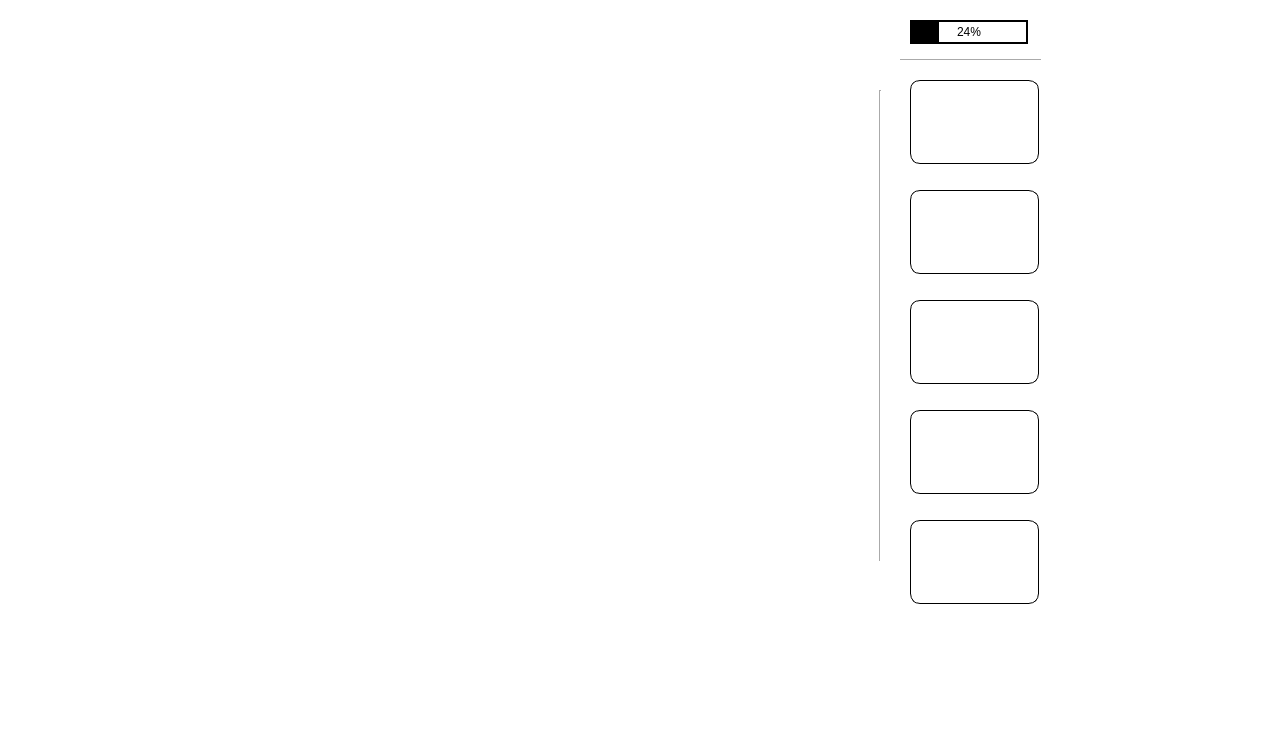
<?xml version="1.0" encoding="UTF-8"?>
<ui version="4.0">
 <class>Sound_Detection</class>
 <widget class="QWidget" name="Sound_Detection">
  <property name="geometry">
   <rect>
    <x>0</x>
    <y>0</y>
    <width>1275</width>
    <height>730</height>
   </rect>
  </property>
  <property name="windowTitle">
   <string>Sound_Detection</string>
  </property>
  <property name="styleSheet">
   <string notr="true"/>
  </property>
  <widget class="QWidget" name="widget" native="true">
   <property name="geometry">
    <rect>
     <x>0</x>
     <y>0</y>
     <width>1275</width>
     <height>730</height>
    </rect>
   </property>
   <property name="styleSheet">
    <string notr="true">background-color: white;</string>
   </property>
   <widget class="QWidget" name="layoutWidget">
    <property name="geometry">
     <rect>
      <x>140</x>
      <y>613</y>
      <width>691</width>
      <height>61</height>
     </rect>
    </property>
    <layout class="QHBoxLayout" name="horizontalLayout">
     <property name="spacing">
      <number>5</number>
     </property>
     <property name="leftMargin">
      <number>25</number>
     </property>
     <property name="rightMargin">
      <number>0</number>
     </property>
     <item alignment="Qt::AlignLeft">
      <widget class="QLabel" name="erji1">
       <property name="text">
        <string/>
       </property>
       <property name="pixmap">
        <pixmap>images/erji.jpg</pixmap>
       </property>
      </widget>
     </item>
     <item>
      <widget class="QLabel" name="erji2">
       <property name="minimumSize">
        <size>
         <width>75</width>
         <height>52</height>
        </size>
       </property>
       <property name="text">
        <string/>
       </property>
       <property name="pixmap">
        <pixmap>images/erji.jpg</pixmap>
       </property>
      </widget>
     </item>
     <item>
      <widget class="QLabel" name="erji3">
       <property name="text">
        <string/>
       </property>
       <property name="pixmap">
        <pixmap>images/erji.jpg</pixmap>
       </property>
      </widget>
     </item>
     <item>
      <widget class="QLabel" name="erji4">
       <property name="text">
        <string/>
       </property>
       <property name="pixmap">
        <pixmap>images/erji.jpg</pixmap>
       </property>
      </widget>
     </item>
     <item>
      <widget class="QLabel" name="erji5">
       <property name="text">
        <string/>
       </property>
       <property name="pixmap">
        <pixmap>images/erji.jpg</pixmap>
       </property>
      </widget>
     </item>
     <item>
      <widget class="QLabel" name="erji6">
       <property name="text">
        <string/>
       </property>
       <property name="pixmap">
        <pixmap>images/erji.jpg</pixmap>
       </property>
      </widget>
     </item>
    </layout>
   </widget>
   <widget class="Line" name="vertical_line">
    <property name="geometry">
     <rect>
      <x>900</x>
      <y>50</y>
      <width>141</width>
      <height>20</height>
     </rect>
    </property>
    <property name="orientation">
     <enum>Qt::Horizontal</enum>
    </property>
   </widget>
   <widget class="Line" name="horizontal_line">
    <property name="geometry">
     <rect>
      <x>870</x>
      <y>90</y>
      <width>20</width>
      <height>471</height>
     </rect>
    </property>
    <property name="orientation">
     <enum>Qt::Vertical</enum>
    </property>
   </widget>
   <widget class="QPushButton" name="filter_high">
    <property name="geometry">
     <rect>
      <x>910</x>
      <y>80</y>
      <width>129</width>
      <height>84</height>
     </rect>
    </property>
    <property name="minimumSize">
     <size>
      <width>91</width>
      <height>0</height>
     </size>
    </property>
    <property name="autoFillBackground">
     <bool>false</bool>
    </property>
    <property name="styleSheet">
     <string notr="true">QPushButton{border-radius: 10%;border: 1px solid black;background: url(/home/pi/aduio/images/filter_high.png) no-repeat cover center;}QPushButton:hover{border: 2px solid red;}</string>
    </property>
    <property name="text">
     <string/>
    </property>
    <property name="autoDefault">
     <bool>false</bool>
    </property>
    <property name="default">
     <bool>false</bool>
    </property>
    <property name="flat">
     <bool>false</bool>
    </property>
   </widget>
   <widget class="QPushButton" name="filter_low">
    <property name="geometry">
     <rect>
      <x>910</x>
      <y>190</y>
      <width>129</width>
      <height>84</height>
     </rect>
    </property>
    <property name="minimumSize">
     <size>
      <width>91</width>
      <height>0</height>
     </size>
    </property>
    <property name="styleSheet">
     <string notr="true">QPushButton{border-radius: 10%;border: 1px solid black;background: url(/home/pi/aduio/images/filter_low.png) no-repeat cover center;}QPushButton:hover{border: 2px solid red;}</string>
    </property>
    <property name="text">
     <string/>
    </property>
    <property name="autoDefault">
     <bool>false</bool>
    </property>
    <property name="default">
     <bool>false</bool>
    </property>
    <property name="flat">
     <bool>false</bool>
    </property>
   </widget>
   <widget class="QPushButton" name="com_probe">
    <property name="geometry">
     <rect>
      <x>910</x>
      <y>300</y>
      <width>129</width>
      <height>84</height>
     </rect>
    </property>
    <property name="minimumSize">
     <size>
      <width>91</width>
      <height>0</height>
     </size>
    </property>
    <property name="styleSheet">
     <string notr="true">QPushButton{border-radius: 10%;border: 1px solid black;background: url(/home/pi/aduio/images/com_probe.png) no-repeat cover center;}QPushButton:hover{border: 2px solid red;}</string>
    </property>
    <property name="text">
     <string/>
    </property>
    <property name="autoDefault">
     <bool>false</bool>
    </property>
    <property name="default">
     <bool>false</bool>
    </property>
    <property name="flat">
     <bool>false</bool>
    </property>
   </widget>
   <widget class="QPushButton" name="brightness">
    <property name="geometry">
     <rect>
      <x>910</x>
      <y>520</y>
      <width>129</width>
      <height>84</height>
     </rect>
    </property>
    <property name="minimumSize">
     <size>
      <width>91</width>
      <height>0</height>
     </size>
    </property>
    <property name="styleSheet">
     <string notr="true">QPushButton{border-radius: 10%;border: 1px solid black;background: url(/home/pi/aduio/images/brightness.png) no-repeat cover center;}QPushButton:hover{border: 2px solid red;}</string>
    </property>
    <property name="text">
     <string/>
    </property>
    <property name="autoDefault">
     <bool>false</bool>
    </property>
    <property name="default">
     <bool>false</bool>
    </property>
    <property name="flat">
     <bool>false</bool>
    </property>
   </widget>
   <widget class="QPushButton" name="battery_levels">
    <property name="geometry">
     <rect>
      <x>910</x>
      <y>410</y>
      <width>129</width>
      <height>84</height>
     </rect>
    </property>
    <property name="minimumSize">
     <size>
      <width>91</width>
      <height>0</height>
     </size>
    </property>
    <property name="styleSheet">
     <string notr="true">QPushButton{border-radius: 10%;border: 1px solid black;background: url(/home/pi/aduio/images/battery_levels.png) no-repeat cover center;}QPushButton:hover{border: 2px solid red;}</string>
    </property>
    <property name="text">
     <string/>
    </property>
    <property name="autoDefault">
     <bool>false</bool>
    </property>
    <property name="default">
     <bool>false</bool>
    </property>
    <property name="flat">
     <bool>false</bool>
    </property>
   </widget>
   <widget class="QProgressBar" name="progressBar">
    <property name="geometry">
     <rect>
      <x>910</x>
      <y>20</y>
      <width>118</width>
      <height>24</height>
     </rect>
    </property>
    <property name="styleSheet">
     <string notr="true">QProgressBar{text-align:center;border:2px solid black}QProgressBar::chunk{background-color:write;}</string>
    </property>
    <property name="value">
     <number>24</number>
    </property>
   </widget>
   <widget class="QLabel" name="label">
    <property name="geometry">
     <rect>
      <x>870</x>
      <y>16</y>
      <width>32</width>
      <height>32</height>
     </rect>
    </property>
    <property name="styleSheet">
     <string notr="true">background-image: url(/home/pi/aduio/images/power_g.png);background-repeat: no-repeat;</string>
    </property>
    <property name="text">
     <string/>
    </property>
   </widget>
   <zorder>layoutWidget</zorder>
   <zorder>filter_high</zorder>
   <zorder>filter_low</zorder>
   <zorder>com_probe</zorder>
   <zorder>brightness</zorder>
   <zorder>battery_levels</zorder>
   <zorder>horizontal_line</zorder>
   <zorder>vertical_line</zorder>
   <zorder>progressBar</zorder>
   <zorder>label</zorder>
  </widget>
 </widget>
 <resources/>
 <connections/>
</ui>
